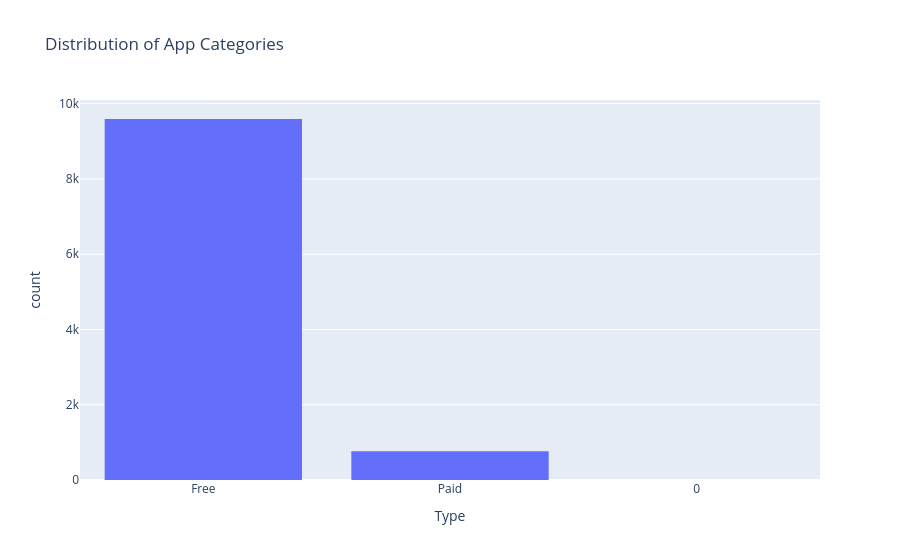

Notebook cell for this chart:
### Markdown cell above
### Extra Figure

### Code cell
fig = px.histogram(
    df,
    x ="Type",
    title="Distribution of App Categories"
)

fig.show()

### Figure 1 — Plotly figure (JSON) as saved in the notebook; plotly's stock layout.template omitted (floating-point values rounded to 4 significant figures; data arrays with more than 128 entries replaced by an {"elided": "..."} marker saying what was removed)
{"data": [{"bingroup": "x", "hovertemplate": "Type=%{x}<br>count=%{y}<extra></extra>", "legendgroup": "", "marker": {"color": "#636efa", "pattern": {"shape": ""}}, "name": "", "orientation": "v", "showlegend": false, "type": "histogram", "x": {"elided": "10358 str values"}, "xaxis": "x", "yaxis": "y"}], "layout": {"barmode": "relative", "legend": {"tracegroupgap": 0}, "title": {"text": "Distribution of App Categories"}, "xaxis": {"anchor": "y", "domain": [0, 1], "title": {"text": "Type"}}, "yaxis": {"anchor": "x", "domain": [0, 1], "title": {"text": "count"}}}}
